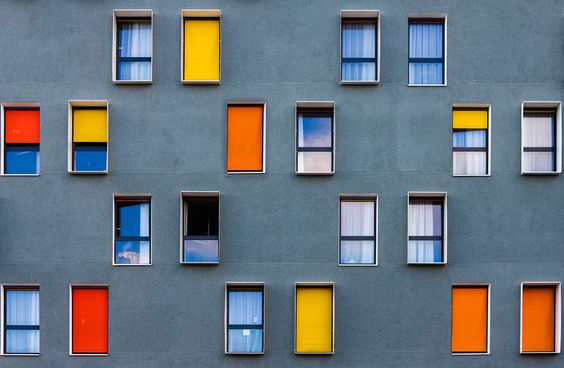
#> input picture 5. Fifth Lab/re.jpg, 564 x 368 px
$ jupyter execute Untitled2.ipynb
#> lines starting #> are read from the running program, lines starting #| are printed output that depends on the picture; after the words box and inside, x2 and y2 are one past the last pixel; in counts of white or black regions, pixels touching at a corner belong together
[cell 1]
import cv2
import numpy as np
import matplotlib.pyplot as plt
from matplotlib import patches

# Load image and convert to grayscale
img = cv2.imread("re.jpg")
#> img is the input picture: shape (368, 564, 3); mean B, G, R 125.7, 117.1, 107.6
gray = cv2.cvtColor(img, cv2.COLOR_BGR2GRAY)
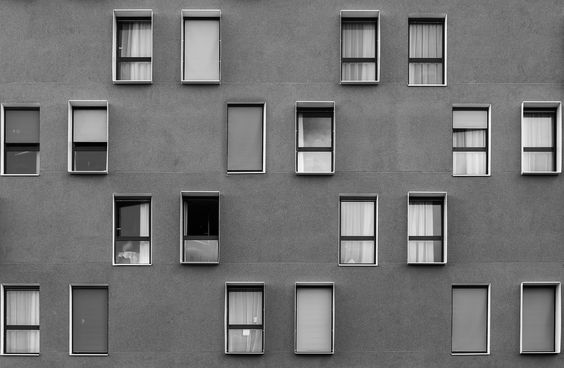
#> gray: shape (368, 564); min 0, max 255, mean 115.3

# Apply Canny edge detection with low threshold
edges = cv2.Canny(gray,80, 80)
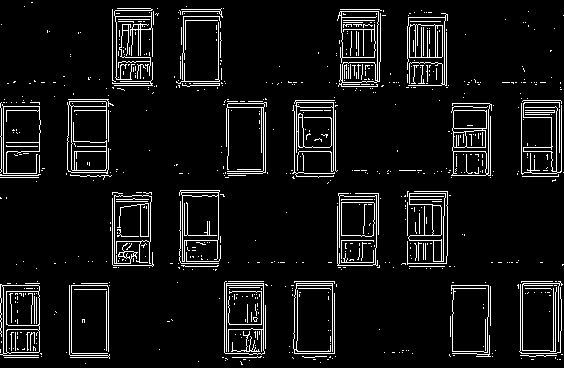
#> edges: shape (368, 564); 7.2% white in thin lines or dots

# Close polygons
kernel = cv2.getStructuringElement(cv2.MORPH_RECT, (5, 5))
closed = cv2.morphologyEx(edges, cv2.MORPH_CLOSE, kernel)
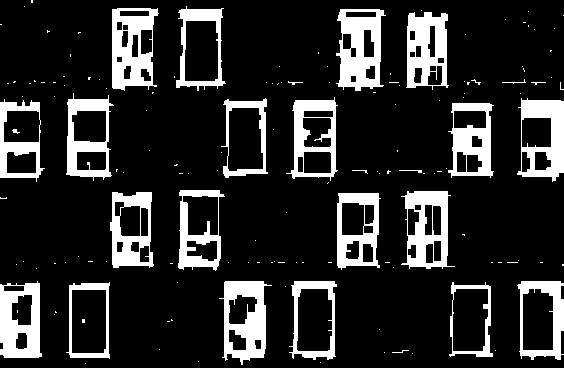
#> closed: shape (368, 564); 16.8% white; 147 white regions (122 under 20 px), largest, box (x1, y1, x2, y2) and area: (336, 9, 386, 91) 2566, (112, 8, 159, 91) 2419, (219, 281, 272, 365) 2349

# Extract vertical and horizontal segment primitives
horizontal = np.copy(closed)
vertical = np.copy(closed)
cols = horizontal.shape[1]
#> cols = 564

horizontal_size = cols // 45
#> horizontal_size = 12
horizontal_structure = cv2.getStructuringElement(cv2.MORPH_RECT, (horizontal_size, 1))
horizontal = cv2.erode(horizontal, horizontal_structure)
#> horizontal: shape (368, 564); 7.5% white; 67 white regions (12 under 20 px), largest, box (x1, y1, x2, y2) and area: (523, 100, 564, 177) 1441, (0, 283, 37, 358) 1248, (0, 142, 36, 178) 575
horizontal = cv2.dilate(horizontal, horizontal_structure)
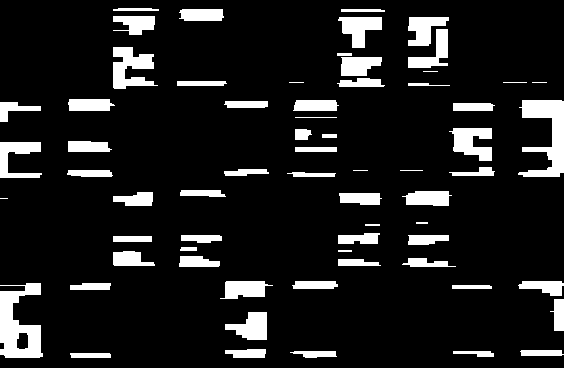
#> horizontal: shape (368, 564); 11.6% white; 66 white regions (5 under 20 px), largest, box (x1, y1, x2, y2) and area: (0, 283, 43, 358) 1954, (518, 100, 564, 177) 1856, (113, 47, 158, 89) 1121

kernel = cv2.getStructuringElement(cv2.MORPH_RECT, (3,3))
horizontal = cv2.morphologyEx(edges, cv2.MORPH_CLOSE, kernel)
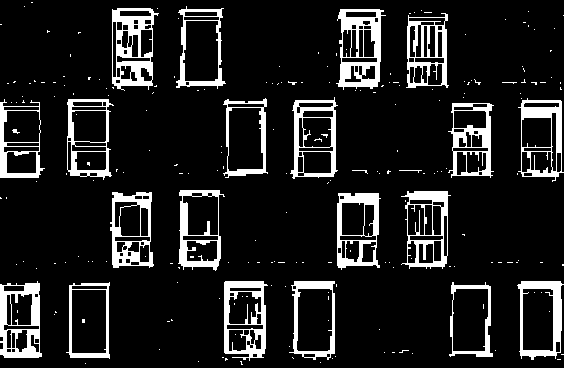
#> horizontal: shape (368, 564); 12.4% white; 223 white regions (200 under 20 px), largest, box (x1, y1, x2, y2) and area: (336, 9, 386, 90) 1875, (112, 8, 159, 91) 1824, (0, 281, 42, 358) 1636

vertical_size = cols // 76
#> vertical_size = 7
vertical_structure = cv2.getStructuringElement(cv2.MORPH_RECT, (1, vertical_size))
#> vertical_structure = [1, 1, 1, 1, 1, 1, 1]
vertical = cv2.erode(vertical, vertical_structure)
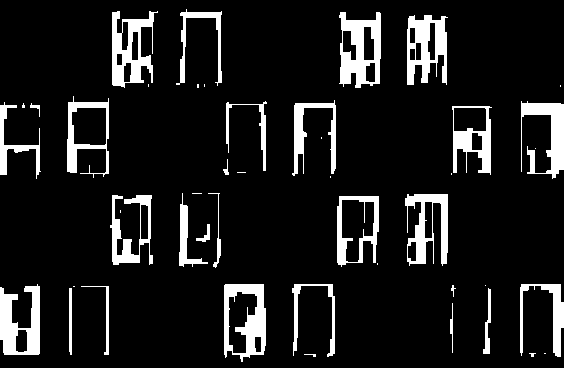
#> vertical: shape (368, 564); 11.1% white; 45 white regions (18 under 20 px), largest, box (x1, y1, x2, y2) and area: (339, 12, 381, 88) 1925, (224, 284, 266, 362) 1766, (407, 15, 448, 85) 1738
vertical = cv2.dilate(vertical, vertical_structure)
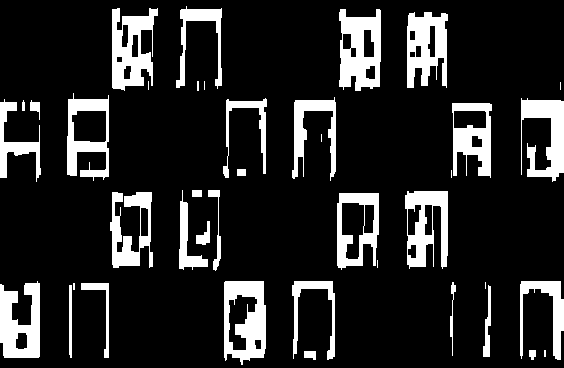
#> vertical: shape (368, 564); 15.1% white; 40 white regions (9 under 20 px), largest, box (x1, y1, x2, y2) and area: (339, 9, 381, 91) 2399, (224, 281, 266, 365) 2300, (112, 8, 158, 91) 2260

# Combine horizontal and vertical segment primitives
segments = cv2.add(horizontal, vertical)
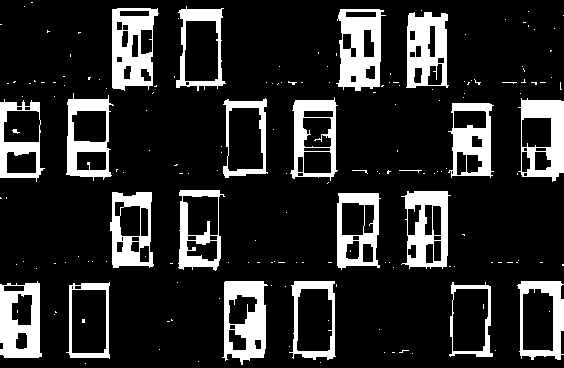
#> segments: shape (368, 564); 16.5% white; 177 white regions (154 under 20 px)

# Find contours and filter out small segments
contours, _ = cv2.findContours(segments, cv2.RETR_EXTERNAL, cv2.CHAIN_APPROX_SIMPLE)
#> contours = 169 contours, 149 with area under 20; largest, box (x1, y1, x2, y2) and area: (518, 98, 564, 182) 3186, (112, 8, 159, 91) 3146, (290, 97, 338, 181) 3138, (66, 93, 114, 181) 3118, (517, 281, 564, 360) 3103
window_segments = []
for contour in contours:
    x, y, w, h = cv2.boundingRect(contour)
    if w > 40 and h > 70:
        window_segments.append((x, y, w, h))
#> this loop made 169 passes
#> (x, y, w, h) on passes 1 to 3: (85, 363, 1, 1), (320, 362, 1, 1), (198, 361, 1, 1)
#> after the loop, window_segments = 20 items, first 6: (449, 282, 44, 75), (66, 282, 44, 77), (517, 281, 47, 79), (289, 281, 47, 79), (222, 281, 46, 84), (0, 281, 42, 77)

# Define function to calculate distance between segments
def distance(seg1, seg2):
    x1, y1, w1, h1 = seg1
    x2, y2, w2, h2 = seg2
    if y1 == y2:
        return abs(x2 - (x1 + w1))
    else:
        return abs(y2 - (y1 + h1))

# Define function to assemble window segments
def assemble_segments(segments, threshold):
#> called with threshold = 10
    windows = []
    while segments:
        seed = segments.pop(0)
        window = [seed]
        i = 0
        while i < len(segments):
            if distance(seed, segments[i]) < threshold:
                window.append(segments.pop(i))
                i = 0
            else:
                i += 1
        windows.append(window)
#> this loop made 20 passes
    return windows

# Assemble window segments
windows = assemble_segments(window_segments, 10)

# Calculate score for each window assembly
scores = []
for window in windows:
    score = 0
    for segment in window:
        x, y, w, h = segment
        score += np.mean(gray[y:y+h, x:x+w])
    scores.append(score / len(window))
#> this loop made 20 passes
#> window on passes 1 to 12: [(449, 282, 44, 75)], [(66, 282, 44, 77)], [(517, 281, 47, 79)], [(289, 281, 47, 79)], [(222, 281, 46, 84)], [(0, 281, 42, 77)], [(337, 193, 44, 77)], [(110, 192, 44, 76)], [(401, 191, 50, 78)], [(178, 190, 47, 81)], [(448, 103, 46, 75)], [(0, 99, 45, 83)]

# Select windows with highest scores
best_windows = []
for i in np.argsort(scores)[-20:]:
    best_windows.append(windows[i])
#> this loop made 20 passes
#> i on passes 1, 3, 4, 5, 6, 7, 8, 9, 10, 11, 12, 13: 9, 11, 7, 2, 17, 4, 15, 14, 13, 0, 18, 16

# Create new image with estimated windows
new_img = np.zeros(gray.shape, dtype=np.uint8)
for window in best_windows:
    for segment in window:
        x, y, w, h = segment
        new_img[y:y+h, x:x+w] = gray[y:y+h, x:x+w]
#> this loop made 20 passes
#> window on passes 1 to 12: [(178, 190, 47, 81)], [(66, 282, 44, 77)], [(0, 99, 45, 83)], [(110, 192, 44, 76)], [(517, 281, 47, 79)], [(336, 9, 50, 82)], [(222, 281, 46, 84)], [(66, 93, 48, 88)], [(290, 97, 48, 84)], [(223, 98, 45, 80)], [(449, 282, 44, 75)], [(112, 8, 47, 83)]
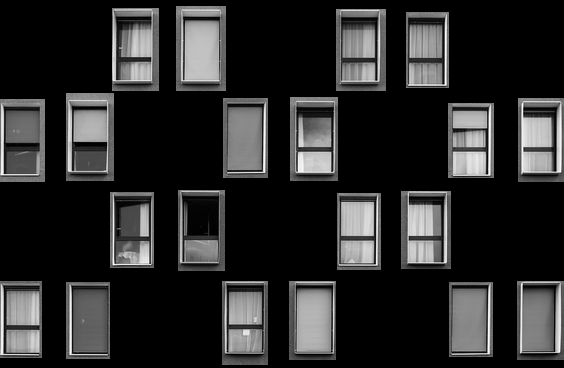
#> new_img: shape (368, 564); min 0, max 255, mean 42.6

for i, window in enumerate(best_windows):
    print(f"Window {i+1}:")
    for j, segment in enumerate(window):
        x, y, w, h = segment
        print(f"\tSegment {j+1}: x={x}, y={y}, w={w}, h={h}")

# Display images
fig, axs = plt.subplots(4, 1, figsize=(20, 15))
axs[0].imshow(cv2.cvtColor(img, cv2.COLOR_BGR2RGB))
axs[0].set_title("Original Image")
axs[1].imshow(edges, cmap="gray")
axs[1].set_title("Edge-detected Image")
axs[2].imshow(new_img, cmap="gray")
axs[2].set_title('Estimated Windows')

# Create new image with estimated windows

for i, window in enumerate(best_windows):
    for segment in window:
        x, y, w, h = segment
        new_img[y:y+h, x:x+w] = gray[y:y+h, x:x+w]
        axs[3].add_patch(patches.Rectangle((x, y), w, h, fill=False, edgecolor='r', linewidth=2))
    axs[3].text(window[0][0], window[0][1], f"W {i+1}", color='r', fontsize=14)

axs[3].imshow(cv2.cvtColor(img, cv2.COLOR_BGR2RGB))
axs[3].set_title('Windows')

plt.show()
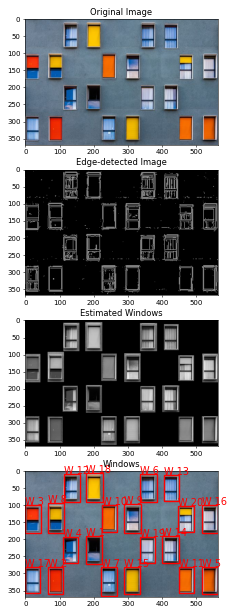
#> figure drawn by matplotlib, 4 panels
